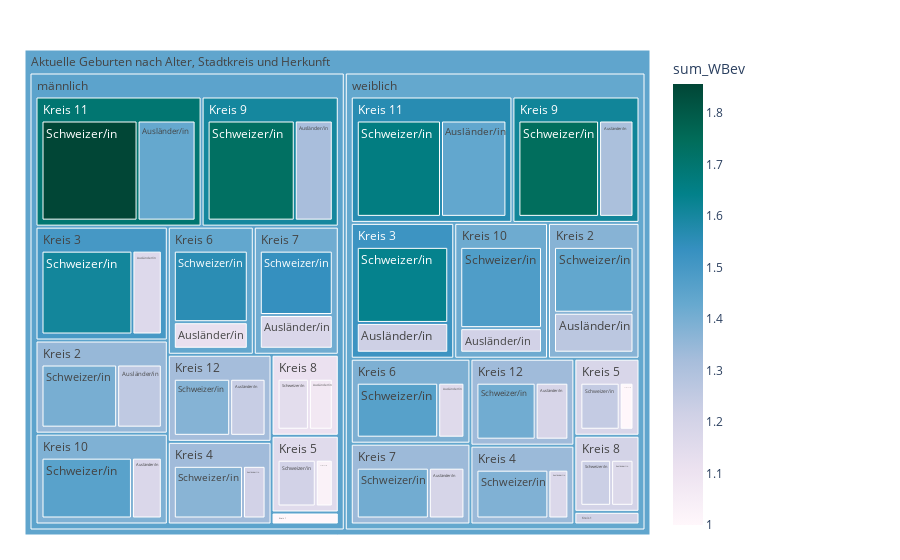

Source (notebook cell):
### Code cell
fig = px.treemap(myTreemapAgg.reset_index()
                 , path=[px.Constant("Aktuelle Geburten nach Alter, Stadtkreis und Herkunft"), 'SexLang','KreisLang','HerkunftLang']
                 , values='sum_WBev'
                 , color='sum_WBev'
                 ## bei discrete scales (bei Klassen und Strings):                 
                 #, color_discrete_map={'(?)':'lightgrey','EVP':'gold', 'SP':'#FF3030', 'PdA':'#EE3B3B', 'Grüne':'#A2CD5A','GLP':'#CAFF70','Die Mitte':'orange','FDP':'#104E8B','AL':'deeppink','SVP':'forestgreen', 'FL ZÜRI':'#8B864E','Volt':'#lightblue' }                
                 ## bei continuous scales (bei Zahlenwerten):
                , color_continuous_scale='PuBuGn'
                #, color_continuous_midpoint=np.average(myTreemapAgg['sum_WBev'], weights=myTreemapAgg['sum_WBev']) 
                 #,height=400
                 #,width=1500
                )
fig.update_traces(root_color="grey")
fig.update_layout(margin = dict(t=50, l=25, r=250, b=25))#, title="WBev nach Alter, Stadtkreis und Herkunft")
fig.show()

### Figure 1 — Plotly figure (JSON) as saved in the notebook; plotly's stock layout.template omitted (floating-point values rounded to 4 significant figures)
{"data": [{"branchvalues": "total", "customdata": [[1], [1.125], [1.175], [1.206], [1.433], [1.438], [1.238], [1.189], [1.257], [1.269], [1.166], [1.22], [1.206], [1.171], [1.027], [1], [1.117], [1.158], [1.174], [1.19], [1.074], [1.167], [1.313], [1.308], [1], [1.273], [1.458], [1.48], [1.856], [1.662], [1.376], [1.41], [1.399], [1.438], [1.608], [1.637], [1.37], [1.386], [1.207], [1.246], [1.558], [1.463], [1.537], [1.409], [1.141], [1.227], [1.729], [1.741], [1], [1.211], [1.388], [1.416], [1.697], [1.564], [1.323], [1.332], [1.346], [1.374], [1.5], [1.519], [1.33], [1.34], [1.152], [1.182], [1.439], [1.389], [1.412], [1.337], [1.112], [1.202], [1.602], [1.612], [1.453], [1.434], [1.444]], "domain": {"x": [0, 1], "y": [0, 1]}, "hovertemplate": "labels=%{label}<br>sum_WBev_sum=%{value}<br>parent=%{parent}<br>id=%{id}<br>sum_WBev=%{color}<extra></extra>", "ids": ["Aktuelle Geburten nach Alter, Stadtkreis und Herkunft/männlich/Kreis 1/Ausländer/in", "Aktuelle Geburten nach Alter, Stadtkreis und Herkunft/weiblich/Kreis 1/Ausländer/in", "Aktuelle Geburten nach Alter, Stadtkreis und Herkunft/männlich/Kreis 10/Ausländer/in", "Aktuelle Geburten nach Alter, Stadtkreis und Herkunft/weiblich/Kreis 10/Ausländer/in", "Aktuelle Geburten nach Alter, Stadtkreis und Herkunft/männlich/Kreis 11/Ausländer/in", "Aktuelle Geburten nach Alter, Stadtkreis und Herkunft/weiblich/Kreis 11/Ausländer/in", "Aktuelle Geburten nach Alter, Stadtkreis und Herkunft/männlich/Kreis 12/Ausländer/in", "Aktuelle Geburten nach Alter, Stadtkreis und Herkunft/weiblich/Kreis 12/Ausländer/in", "Aktuelle Geburten nach Alter, Stadtkreis und Herkunft/männlich/Kreis 2/Ausländer/in", "Aktuelle Geburten nach Alter, Stadtkreis und Herkunft/weiblich/Kreis 2/Ausländer/in", "Aktuelle Geburten nach Alter, Stadtkreis und Herkunft/männlich/Kreis 3/Ausländer/in", "Aktuelle Geburten nach Alter, Stadtkreis und Herkunft/weiblich/Kreis 3/Ausländer/in", "Aktuelle Geburten nach Alter, Stadtkreis und Herkunft/männlich/Kreis 4/Ausländer/in", "Aktuelle Geburten nach Alter, Stadtkreis und Herkunft/weiblich/Kreis 4/Ausländer/in", "Aktuelle Geburten nach Alter, Stadtkreis und Herkunft/männlich/Kreis 5/Ausländer/in", "Aktuelle Geburten nach Alter, Stadtkreis und Herkunft/weiblich/Kreis 5/Ausländer/in", "Aktuelle Geburten nach Alter, Stadtkreis und Herkunft/männlich/Kreis 6/Ausländer/in", "Aktuelle Geburten nach Alter, Stadtkreis und Herkunft/weiblich/Kreis 6/Ausländer/in", "Aktuelle Geburten nach Alter, Stadtkreis und Herkunft/männlich/Kreis 7/Ausländer/in", "Aktuelle Geburten nach Alter, Stadtkreis und Herkunft/weiblich/Kreis 7/Ausländer/in", "Aktuelle Geburten nach Alter, Stadtkreis und Herkunft/männlich/Kreis 8/Ausländer/in", "Aktuelle Geburten nach Alter, Stadtkreis und Herkunft/weiblich/Kreis 8/Ausländer/in", "Aktuelle Geburten nach Alter, Stadtkreis und Herkunft/männlich/Kreis 9/Ausländer/in", "Aktuelle Geburten nach Alter, Stadtkreis und Herkunft/weiblich/Kreis 9/Ausländer/in", "Aktuelle Geburten nach Alter, Stadtkreis und Herkunft/männlich/Kreis 1/Schweizer/in", "Aktuelle Geburten nach Alter, Stadtkreis und Herkunft/weiblich/Kreis 1/Schweizer/in", "Aktuelle Geburten nach Alter, Stadtkreis und Herkunft/männlich/Kreis 10/Schweizer/in", "Aktuelle Geburten nach Alter, Stadtkreis und Herkunft/weiblich/Kreis 10/Schweizer/in", "Aktuelle Geburten nach Alter, Stadtkreis und Herkunft/männlich/Kreis 11/Schweizer/in", "Aktuelle Geburten nach Alter, Stadtkreis und Herkunft/weiblich/Kreis 11/Schweizer/in", "Aktuelle Geburten nach Alter, Stadtkreis und Herkunft/männlich/Kreis 12/Schweizer/in", "Aktuelle Geburten nach Alter, Stadtkreis und Herkunft/weiblich/Kreis 12/Schweizer/in", "Aktuelle Geburten nach Alter, Stadtkreis und Herkunft/männlich/Kreis 2/Schweizer/in", "Aktuelle Geburten nach Alter, Stadtkreis und Herkunft/weiblich/Kreis 2/Schweizer/in", "Aktuelle Geburten nach Alter, Stadtkreis und Herkunft/männlich/Kreis 3/Schweizer/in", "Aktuelle Geburten nach Alter, Stadtkreis und Herkunft/weiblich/Kreis 3/Schweizer/in", "Aktuelle Geburten nach Alter, Stadtkreis und Herkunft/männlich/Kreis 4/Schweizer/in", "Aktuelle Geburten nach Alter, Stadtkreis und Herkunft/weiblich/Kreis 4/Schweizer/in", "Aktuelle Geburten nach Alter, Stadtkreis und Herkunft/männlich/Kreis 5/Schweizer/in", "Aktuelle Geburten nach Alter, Stadtkreis und Herkunft/weiblich/Kreis 5/Schweizer/in", "Aktuelle Geburten nach Alter, Stadtkreis und Herkunft/männlich/Kreis 6/Schweizer/in", "Aktuelle Geburten nach Alter, Stadtkreis und Herkunft/weiblich/Kreis 6/Schweizer/in", "Aktuelle Geburten nach Alter, Stadtkreis und Herkunft/männlich/Kreis 7/Schweizer/in", "Aktuelle Geburten nach Alter, Stadtkreis und Herkunft/weiblich/Kreis 7/Schweizer/in", "Aktuelle Geburten nach Alter, Stadtkreis und Herkunft/männlich/Kreis 8/Schweizer/in", "Aktuelle Geburten nach Alter, Stadtkreis und Herkunft/weiblich/Kreis 8/Schweizer/in", "Aktuelle Geburten nach Alter, Stadtkreis und Herkunft/männlich/Kreis 9/Schweizer/in", "Aktuelle Geburten nach Alter, Stadtkreis und Herkunft/weiblich/Kreis 9/Schweizer/in", "Aktuelle Geburten nach Alter, Stadtkreis und Herkunft/männlich/Kreis 1", "Aktuelle Geburten nach Alter, Stadtkreis und Herkunft/weiblich/Kreis 1", "Aktuelle Geburten nach Alter, Stadtkreis und Herkunft/männlich/Kreis 10", "Aktuelle Geburten nach Alter, Stadtkreis und Herkunft/weiblich/Kreis 10", "Aktuelle Geburten nach Alter, Stadtkreis und Herkunft/männlich/Kreis 11", "Aktuelle Geburten nach Alter, Stadtkreis und Herkunft/weiblich/Kreis 11", "Aktuelle Geburten nach Alter, Stadtkreis und Herkunft/männlich/Kreis 12", "Aktuelle Geburten nach Alter, Stadtkreis und Herkunft/weiblich/Kreis 12", "Aktuelle Geburten nach Alter, Stadtkreis und Herkunft/männlich/Kreis 2", "Aktuelle Geburten nach Alter, Stadtkreis und Herkunft/weiblich/Kreis 2", "Aktuelle Geburten nach Alter, Stadtkreis und Herkunft/männlich/Kreis 3", "Aktuelle Geburten nach Alter, Stadtkreis und Herkunft/weiblich/Kreis 3", "Aktuelle Geburten nach Alter, Stadtkreis und Herkunft/männlich/Kreis 4", "Aktuelle Geburten nach Alter, Stadtkreis und Herkunft/weiblich/Kreis 4", "Aktuelle Geburten nach Alter, Stadtkreis und Herkunft/männlich/Kreis 5", "Aktuelle Geburten nach Alter, Stadtkreis und Herkunft/weiblich/Kreis 5", "Aktuelle Geburten nach Alter, Stadtkreis und Herkunft/männlich/Kreis 6", "Aktuelle Geburten nach Alter, Stadtkreis und Herkunft/weiblich/Kreis 6", "Aktuelle Geburten nach Alter, Stadtkreis und Herkunft/männlich/Kreis 7", "Aktuelle Geburten nach Alter, Stadtkreis und Herkunft/weiblich/Kreis 7", "Aktuelle Geburten nach Alter, Stadtkreis und Herkunft/männlich/Kreis 8", "Aktuelle Geburten nach Alter, Stadtkreis und Herkunft/weiblich/Kreis 8", "Aktuelle Geburten nach Alter, Stadtkreis und Herkunft/männlich/Kreis 9", "Aktuelle Geburten nach Alter, Stadtkreis und Herkunft/weiblich/Kreis 9", "Aktuelle Geburten nach Alter, Stadtkreis und Herkunft/männlich", "Aktuelle Geburten nach Alter, Stadtkreis und Herkunft/weiblich", "Aktuelle Geburten nach Alter, Stadtkreis und Herkunft"], "labels": ["Ausländer/in", "Ausländer/in", "Ausländer/in", "Ausländer/in", "Ausländer/in", "Ausländer/in", "Ausländer/in", "Ausländer/in", "Ausländer/in", "Ausländer/in", "Ausländer/in", "Ausländer/in", "Ausländer/in", "Ausländer/in", "Ausländer/in", "Ausländer/in", "Ausländer/in", "Ausländer/in", "Ausländer/in", "Ausländer/in", "Ausländer/in", "Ausländer/in", "Ausländer/in", "Ausländer/in", "Schweizer/in", "Schweizer/in", "Schweizer/in", "Schweizer/in", "Schweizer/in", "Schweizer/in", "Schweizer/in", "Schweizer/in", "Schweizer/in", "Schweizer/in", "Schweizer/in", "Schweizer/in", "Schweizer/in", "Schweizer/in", "Schweizer/in", "Schweizer/in", "Schweizer/in", "Schweizer/in", "Schweizer/in", "Schweizer/in", "Schweizer/in", "Schweizer/in", "Schweizer/in", "Schweizer/in", "Kreis 1", "Kreis 1", "Kreis 10", "Kreis 10", "Kreis 11", "Kreis 11", "Kreis 12", "Kreis 12", "Kreis 2", "Kreis 2", "Kreis 3", "Kreis 3", "Kreis 4", "Kreis 4", "Kreis 5", "Kreis 5", "Kreis 6", "Kreis 6", "Kreis 7", "Kreis 7", "Kreis 8", "Kreis 8", "Kreis 9", "Kreis 9", "männlich", "weiblich", "Aktuelle Geburten nach Alter, Stadtkreis und Herkunft"], "marker": {"coloraxis": "coloraxis", "colors": [1, 1.125, 1.175, 1.206, 1.433, 1.438, 1.238, 1.189, 1.257, 1.269, 1.166, 1.22, 1.206, 1.171, 1.027, 1, 1.117, 1.158, 1.174, 1.19, 1.074, 1.167, 1.313, 1.308, 1, 1.273, 1.458, 1.48, 1.856, 1.662, 1.376, 1.41, 1.399, 1.438, 1.608, 1.637, 1.37, 1.386, 1.207, 1.246, 1.558, 1.463, 1.537, 1.409, 1.141, 1.227, 1.729, 1.741, 1, 1.211, 1.388, 1.416, 1.697, 1.564, 1.323, 1.332, 1.346, 1.374, 1.5, 1.519, 1.33, 1.34, 1.152, 1.182, 1.439, 1.389, 1.412, 1.337, 1.112, 1.202, 1.602, 1.612, 1.453, 1.434, 1.444]}, "name": "", "parents": ["Aktuelle Geburten nach Alter, Stadtkreis und Herkunft/männlich/Kreis 1", "Aktuelle Geburten nach Alter, Stadtkreis und Herkunft/weiblich/Kreis 1", "Aktuelle Geburten nach Alter, Stadtkreis und Herkunft/männlich/Kreis 10", "Aktuelle Geburten nach Alter, Stadtkreis und Herkunft/weiblich/Kreis 10", "Aktuelle Geburten nach Alter, Stadtkreis und Herkunft/männlich/Kreis 11", "Aktuelle Geburten nach Alter, Stadtkreis und Herkunft/weiblich/Kreis 11", "Aktuelle Geburten nach Alter, Stadtkreis und Herkunft/männlich/Kreis 12", "Aktuelle Geburten nach Alter, Stadtkreis und Herkunft/weiblich/Kreis 12", "Aktuelle Geburten nach Alter, Stadtkreis und Herkunft/männlich/Kreis 2", "Aktuelle Geburten nach Alter, Stadtkreis und Herkunft/weiblich/Kreis 2", "Aktuelle Geburten nach Alter, Stadtkreis und Herkunft/männlich/Kreis 3", "Aktuelle Geburten nach Alter, Stadtkreis und Herkunft/weiblich/Kreis 3", "Aktuelle Geburten nach Alter, Stadtkreis und Herkunft/männlich/Kreis 4", "Aktuelle Geburten nach Alter, Stadtkreis und Herkunft/weiblich/Kreis 4", "Aktuelle Geburten nach Alter, Stadtkreis und Herkunft/männlich/Kreis 5", "Aktuelle Geburten nach Alter, Stadtkreis und Herkunft/weiblich/Kreis 5", "Aktuelle Geburten nach Alter, Stadtkreis und Herkunft/männlich/Kreis 6", "Aktuelle Geburten nach Alter, Stadtkreis und Herkunft/weiblich/Kreis 6", "Aktuelle Geburten nach Alter, Stadtkreis und Herkunft/männlich/Kreis 7", "Aktuelle Geburten nach Alter, Stadtkreis und Herkunft/weiblich/Kreis 7", "Aktuelle Geburten nach Alter, Stadtkreis und Herkunft/männlich/Kreis 8", "Aktuelle Geburten nach Alter, Stadtkreis und Herkunft/weiblich/Kreis 8", "Aktuelle Geburten nach Alter, Stadtkreis und Herkunft/männlich/Kreis 9", "Aktuelle Geburten nach Alter, Stadtkreis und Herkunft/weiblich/Kreis 9", "Aktuelle Geburten nach Alter, Stadtkreis und Herkunft/männlich/Kreis 1", "Aktuelle Geburten nach Alter, Stadtkreis und Herkunft/weiblich/Kreis 1", "Aktuelle Geburten nach Alter, Stadtkreis und Herkunft/männlich/Kreis 10", "Aktuelle Geburten nach Alter, Stadtkreis und Herkunft/weiblich/Kreis 10", "Aktuelle Geburten nach Alter, Stadtkreis und Herkunft/männlich/Kreis 11", "Aktuelle Geburten nach Alter, Stadtkreis und Herkunft/weiblich/Kreis 11", "Aktuelle Geburten nach Alter, Stadtkreis und Herkunft/männlich/Kreis 12", "Aktuelle Geburten nach Alter, Stadtkreis und Herkunft/weiblich/Kreis 12", "Aktuelle Geburten nach Alter, Stadtkreis und Herkunft/männlich/Kreis 2", "Aktuelle Geburten nach Alter, Stadtkreis und Herkunft/weiblich/Kreis 2", "Aktuelle Geburten nach Alter, Stadtkreis und Herkunft/männlich/Kreis 3", "Aktuelle Geburten nach Alter, Stadtkreis und Herkunft/weiblich/Kreis 3", "Aktuelle Geburten nach Alter, Stadtkreis und Herkunft/männlich/Kreis 4", "Aktuelle Geburten nach Alter, Stadtkreis und Herkunft/weiblich/Kreis 4", "Aktuelle Geburten nach Alter, Stadtkreis und Herkunft/männlich/Kreis 5", "Aktuelle Geburten nach Alter, Stadtkreis und Herkunft/weiblich/Kreis 5", "Aktuelle Geburten nach Alter, Stadtkreis und Herkunft/männlich/Kreis 6", "Aktuelle Geburten nach Alter, Stadtkreis und Herkunft/weiblich/Kreis 6", "Aktuelle Geburten nach Alter, Stadtkreis und Herkunft/männlich/Kreis 7", "Aktuelle Geburten nach Alter, Stadtkreis und Herkunft/weiblich/Kreis 7", "Aktuelle Geburten nach Alter, Stadtkreis und Herkunft/männlich/Kreis 8", "Aktuelle Geburten nach Alter, Stadtkreis und Herkunft/weiblich/Kreis 8", "Aktuelle Geburten nach Alter, Stadtkreis und Herkunft/männlich/Kreis 9", "Aktuelle Geburten nach Alter, Stadtkreis und Herkunft/weiblich/Kreis 9", "Aktuelle Geburten nach Alter, Stadtkreis und Herkunft/männlich", "Aktuelle Geburten nach Alter, Stadtkreis und Herkunft/weiblich", "Aktuelle Geburten nach Alter, Stadtkreis und Herkunft/männlich", "Aktuelle Geburten nach Alter, Stadtkreis und Herkunft/weiblich", "Aktuelle Geburten nach Alter, Stadtkreis und Herkunft/männlich", "Aktuelle Geburten nach Alter, Stadtkreis und Herkunft/weiblich", "Aktuelle Geburten nach Alter, Stadtkreis und Herkunft/männlich", "Aktuelle Geburten nach Alter, Stadtkreis und Herkunft/weiblich", "Aktuelle Geburten nach Alter, Stadtkreis und Herkunft/männlich", "Aktuelle Geburten nach Alter, Stadtkreis und Herkunft/weiblich", "Aktuelle Geburten nach Alter, Stadtkreis und Herkunft/männlich", "Aktuelle Geburten nach Alter, Stadtkreis und Herkunft/weiblich", "Aktuelle Geburten nach Alter, Stadtkreis und Herkunft/männlich", "Aktuelle Geburten nach Alter, Stadtkreis und Herkunft/weiblich", "Aktuelle Geburten nach Alter, Stadtkreis und Herkunft/männlich", "Aktuelle Geburten nach Alter, Stadtkreis und Herkunft/weiblich", "Aktuelle Geburten nach Alter, Stadtkreis und Herkunft/männlich", "Aktuelle Geburten nach Alter, Stadtkreis und Herkunft/weiblich", "Aktuelle Geburten nach Alter, Stadtkreis und Herkunft/männlich", "Aktuelle Geburten nach Alter, Stadtkreis und Herkunft/weiblich", "Aktuelle Geburten nach Alter, Stadtkreis und Herkunft/männlich", "Aktuelle Geburten nach Alter, Stadtkreis und Herkunft/weiblich", "Aktuelle Geburten nach Alter, Stadtkreis und Herkunft/männlich", "Aktuelle Geburten nach Alter, Stadtkreis und Herkunft/weiblich", "Aktuelle Geburten nach Alter, Stadtkreis und Herkunft", "Aktuelle Geburten nach Alter, Stadtkreis und Herkunft", ""], "root": {"color": "grey"}, "type": "treemap", "values": [13, 16, 137, 136, 374, 411, 160, 148, 210, 216, 169, 182, 97, 82, 73, 60, 137, 114, 172, 147, 108, 96, 249, 221, 24, 22, 415, 450, 619, 529, 255, 268, 356, 356, 523, 465, 297, 295, 164, 171, 369, 354, 328, 298, 142, 132, 571, 518, 37, 38, 552, 586, 993, 940, 415, 416, 566, 572, 692, 647, 394, 377, 237, 231, 506, 468, 500, 445, 250, 228, 820, 739, 5962, 5687, 11649]}], "layout": {"autosize": true, "coloraxis": {"colorbar": {"title": {"text": "sum_WBev"}}, "colorscale": [[0, "rgb(255,247,251)"], [0.125, "rgb(236,226,240)"], [0.25, "rgb(208,209,230)"], [0.375, "rgb(166,189,219)"], [0.5, "rgb(103,169,207)"], [0.625, "rgb(54,144,192)"], [0.75, "rgb(2,129,138)"], [0.875, "rgb(1,108,89)"], [1, "rgb(1,70,54)"]]}, "legend": {"tracegroupgap": 0}, "margin": {"b": 25, "l": 25, "r": 250, "t": 50}}}
